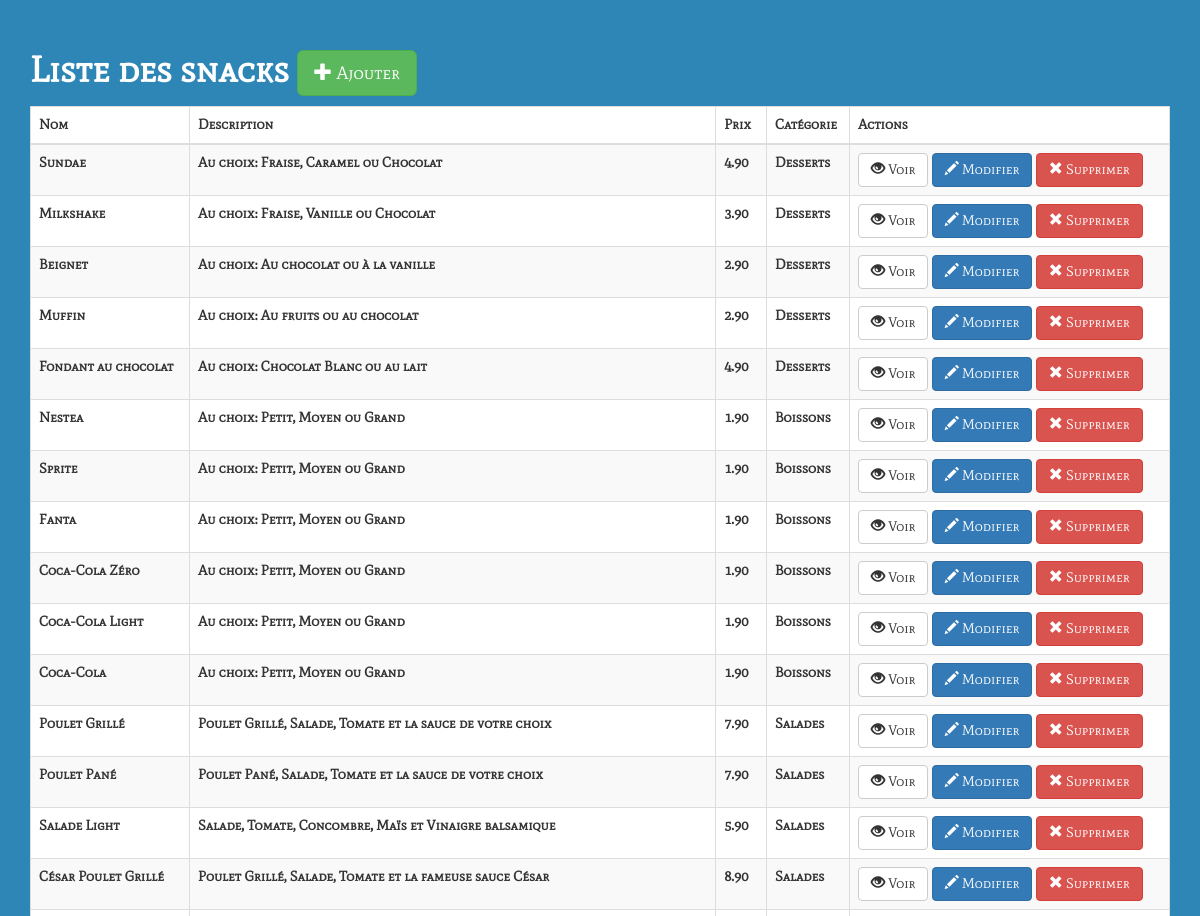
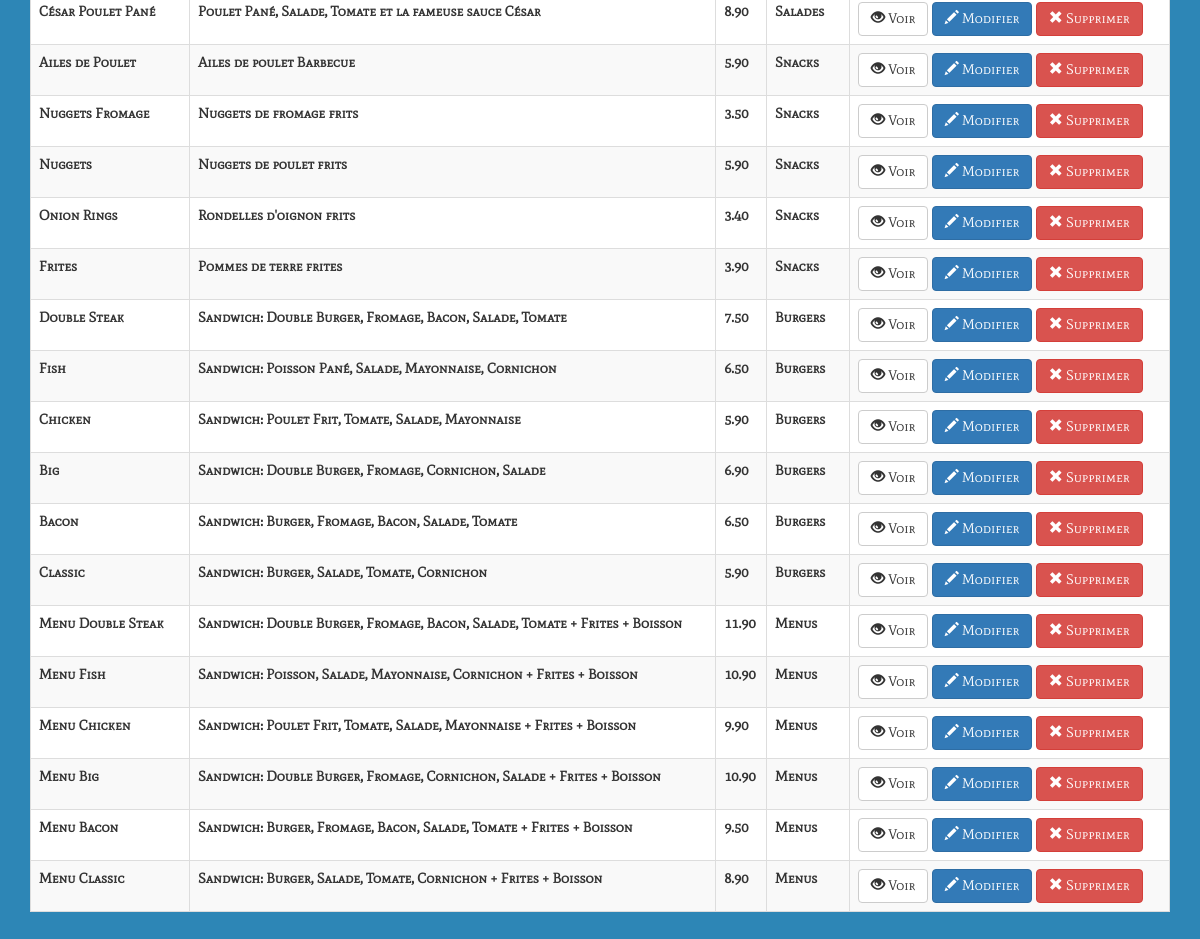
The app's page /admin/index.php with its own data (2 pictures, top to bottom).
### tables this page shows
CREATE TABLE IF NOT EXISTS `items` (
  `id` int(11) DEFAULT NULL,
  `name` varchar(33) DEFAULT NULL,
  `description` varchar(300) DEFAULT NULL,
  `price` float DEFAULT NULL,
  `image` varchar(30) DEFAULT NULL,
  `category` int(11) DEFAULT NULL
);

CREATE TABLE IF NOT EXISTS `categories` (
  `id` int(12) DEFAULT NULL,
  `name` varchar(23) DEFAULT NULL
);

### admin/index.php (the view, shortened to what this page needs)
<!DOCTYPE html>
<html>
    <head>
        <link rel="stylesheet" href="https://maxcdn.bootstrapcdn.com/bootstrap/3.3.6/css/bootstrap.min.css">
        <link rel="stylesheet" href="../css/styles.css">
    </head>
    <body class="admin-panel-body" >
        <div class="container admin">
            <div class="row">
                <h1 ><strong class="admin-panel-title">Liste des snacks   </strong><a href="insert.php" class="btn btn-success btn-lg "><span class="glyphicon glyphicon-plus"></span> Ajouter</a></h1>
                <table class="table table-striped table-bordered">
                  <thead>
                    <tr>
                      <th>Nom</th>
                      <th>Description</th>
                      <th>Prix</th>
                      <th>Catégorie</th>
                      <th>Actions</th>
                    </tr>
                  </thead>
                  <tbody>
                      <?php
                        $db = Database::connect();
                        $statement = $db->query('SELECT items.id, items.name, items.description, items.price, categories.name AS category FROM items LEFT JOIN categories ON items.category = categories.id ORDER BY items.id DESC');
                        while($item = $statement->fetch())
                        {
                            echo '<tr>';
                            echo '<td>'. $item['name'] . '</td>';
                            echo '<td>'. $item['description'] . '</td>';
                            echo '<td>'. number_format($item['price'], 2, '.', '') . '</td>';
                            echo '<td>'. $item['category'] . '</td>';
                            echo '<td width=320>';
                            echo '<a class="btn btn-default" href="view.php?id='.$item['id'].'"><span class="glyphicon glyphicon-eye-open"></span> Voir</a>';
                            echo '<a class="btn btn-primary" href="update.php?id='.$item['id'].'"><span class="glyphicon glyphicon-pencil"></span> Modifier</a>';
                            echo '<a class="btn btn-danger" href="delete.php?id='.$item['id'].'"><span class="glyphicon glyphicon-remove"></span> Supprimer</a>';
                            echo '</td>';
                            echo '</tr>';
                        }
                      ?>
                  </tbody>
                </table>
            </div>
        </div>
    </body>
</html>

### css/styles.css (style rules this page uses)
* { box-sizing: border-box; transition: ease all .3s; user-select: none; padding: 0; margin: 0; scroll-behavior: smooth; }
body { background-color: #fff; }
.admin-panel-body { background: #2d86b6; }
.admin-panel-title { color: #fff; }
.admin { padding: 30px; border-radius: 10px; font-family: 'MateSC-Regular', sans-serif; font-weight: bolder; }
.table { background: #fff; }

### records on screen
items: name "Sundae", description "Au choix: Fraise, Caramel ou Chocolat", price "4.90", categories.name "Desserts"
items: name "Milkshake", description "Au choix: Fraise, Vanille ou Chocolat", price "3.90", categories.name "Desserts"
items: name "Beignet", description "Au choix: Au chocolat ou à la vanille", price "2.90", categories.name "Desserts"
items: name "Muffin", description "Au choix: Au fruits ou au chocolat", price "2.90", categories.name "Desserts"
items: name "Fondant au chocolat", description "Au choix: Chocolat Blanc ou au lait", price "4.90", categories.name "Desserts"
items: name "Nestea", description "Au choix: Petit, Moyen ou Grand", price "1.90", categories.name "Boissons"
items: name "Sprite", description "Au choix: Petit, Moyen ou Grand", price "1.90", categories.name "Boissons"
items: name "Fanta", description "Au choix: Petit, Moyen ou Grand", price "1.90", categories.name "Boissons"
items: name "Coca-Cola Zéro", description "Au choix: Petit, Moyen ou Grand", price "1.90", categories.name "Boissons"
items: name "Coca-Cola Light", description "Au choix: Petit, Moyen ou Grand", price "1.90", categories.name "Boissons"
items: name "Coca-Cola", description "Au choix: Petit, Moyen ou Grand", price "1.90", categories.name "Boissons"
items: name "Poulet Grillé", description "Poulet Grillé, Salade, Tomate et la sauce de votre choix", price "7.90", categories.name "Salades"
items: name "Poulet Pané", description "Poulet Pané, Salade, Tomate et la sauce de votre choix", price "7.90", categories.name "Salades"
items: name "Salade Light", description "Salade, Tomate, Concombre, Maïs et Vinaigre balsamique", price "5.90", categories.name "Salades"
items: name "César Poulet Grillé", description "Poulet Grillé, Salade, Tomate et la fameuse sauce César", price "8.90", categories.name "Salades"
items: name "César Poulet Pané", description "Poulet Pané, Salade, Tomate et la fameuse sauce César", price "8.90", categories.name "Salades"
items: name "Ailes de Poulet", description "Ailes de poulet Barbecue", price "5.90", categories.name "Snacks"
items: name "Nuggets Fromage", description "Nuggets de fromage frits", price "3.50", categories.name "Snacks"
items: name "Nuggets", description "Nuggets de poulet frits", price "5.90", categories.name "Snacks"
items: name "Onion Rings", description "Rondelles d'oignon frits", price "3.40", categories.name "Snacks"
items: name "Frites", description "Pommes de terre frites", price "3.90", categories.name "Snacks"
items: name "Double Steak", description "Sandwich: Double Burger, Fromage, Bacon, Salade, Tomate", price "7.50", categories.name "Burgers"
items: name "Fish", description "Sandwich: Poisson Pané, Salade, Mayonnaise, Cornichon", price "6.50", categories.name "Burgers"
items: name "Chicken", description "Sandwich: Poulet Frit, Tomate, Salade, Mayonnaise", price "5.90", categories.name "Burgers"
items: name "Big", description "Sandwich: Double Burger, Fromage, Cornichon, Salade", price "6.90", categories.name "Burgers"
items: name "Bacon", description "Sandwich: Burger, Fromage, Bacon, Salade, Tomate", price "6.50", categories.name "Burgers"
items: name "Classic", description "Sandwich: Burger, Salade, Tomate, Cornichon", price "5.90", categories.name "Burgers"
items: name "Menu Double Steak", description "Sandwich: Double Burger, Fromage, Bacon, Salade, Tomate + Frites + Boisson", price "11.90", categories.name "Menus"
items: name "Menu Fish", description "Sandwich: Poisson, Salade, Mayonnaise, Cornichon + Frites + Boisson", price "10.90", categories.name "Menus"
items: name "Menu Chicken", description "Sandwich: Poulet Frit, Tomate, Salade, Mayonnaise + Frites + Boisson", price "9.90", categories.name "Menus"
items: name "Menu Big", description "Sandwich: Double Burger, Fromage, Cornichon, Salade + Frites + Boisson", price "10.90", categories.name "Menus"
items: name "Menu Bacon", description "Sandwich: Burger, Fromage, Bacon, Salade, Tomate + Frites + Boisson", price "9.50", categories.name "Menus"
items: name "Menu Classic", description "Sandwich: Burger, Salade, Tomate, Cornichon + Frites + Boisson", price "8.90", categories.name "Menus"
